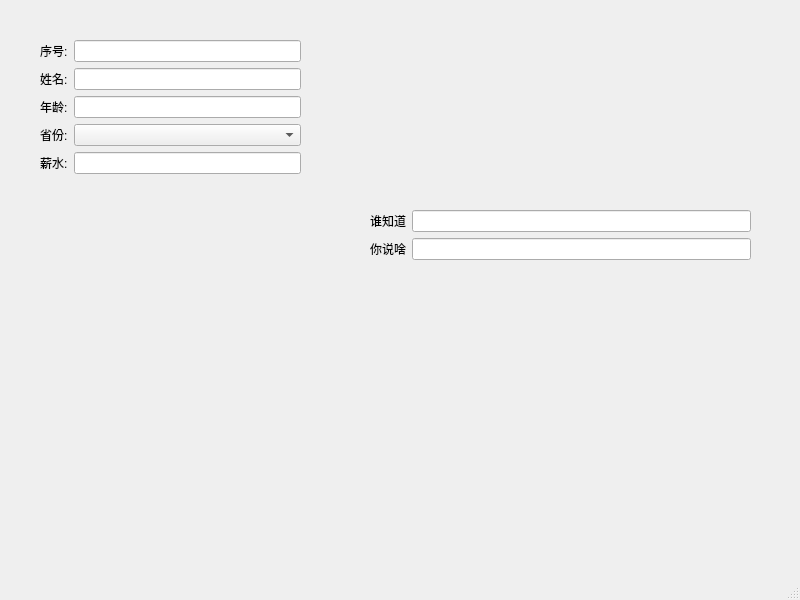
<?xml version="1.0" encoding="UTF-8"?>
<ui version="4.0">
 <class>MainWindow</class>
 <widget class="QMainWindow" name="MainWindow">
  <property name="geometry">
   <rect>
    <x>0</x>
    <y>0</y>
    <width>800</width>
    <height>600</height>
   </rect>
  </property>
  <property name="windowTitle">
   <string>MainWindow</string>
  </property>
  <widget class="QWidget" name="centralwidget">
   <widget class="QWidget" name="formLayoutWidget">
    <property name="geometry">
     <rect>
      <x>370</x>
      <y>210</y>
      <width>381</width>
      <height>321</height>
     </rect>
    </property>
    <layout class="QFormLayout" name="formLayout_3">
     <item row="0" column="0">
      <widget class="QLabel" name="label_6">
       <property name="text">
        <string>谁知道</string>
       </property>
      </widget>
     </item>
     <item row="0" column="1">
      <widget class="QLineEdit" name="lineEdit_5"/>
     </item>
     <item row="1" column="0">
      <widget class="QLabel" name="label_7">
       <property name="text">
        <string>你说啥</string>
       </property>
      </widget>
     </item>
     <item row="1" column="1">
      <widget class="QLineEdit" name="lineEdit_6"/>
     </item>
    </layout>
   </widget>
   <widget class="QWidget" name="">
    <property name="geometry">
     <rect>
      <x>40</x>
      <y>40</y>
      <width>261</width>
      <height>151</height>
     </rect>
    </property>
    <layout class="QFormLayout" name="formLayout">
     <item row="0" column="0">
      <widget class="QLabel" name="label">
       <property name="text">
        <string>序号:</string>
       </property>
      </widget>
     </item>
     <item row="0" column="1">
      <widget class="QLineEdit" name="lineEdit"/>
     </item>
     <item row="1" column="0">
      <widget class="QLabel" name="label_2">
       <property name="text">
        <string>姓名:</string>
       </property>
      </widget>
     </item>
     <item row="1" column="1">
      <widget class="QLineEdit" name="lineEdit_2"/>
     </item>
     <item row="2" column="0">
      <widget class="QLabel" name="label_3">
       <property name="text">
        <string>年龄:</string>
       </property>
      </widget>
     </item>
     <item row="2" column="1">
      <widget class="QLineEdit" name="lineEdit_4"/>
     </item>
     <item row="3" column="0">
      <widget class="QLabel" name="label_4">
       <property name="text">
        <string>省份:</string>
       </property>
      </widget>
     </item>
     <item row="3" column="1">
      <widget class="QComboBox" name="comboBox"/>
     </item>
     <item row="4" column="0">
      <widget class="QLabel" name="label_5">
       <property name="text">
        <string>薪水:</string>
       </property>
      </widget>
     </item>
     <item row="4" column="1">
      <widget class="QLineEdit" name="lineEdit_3"/>
     </item>
    </layout>
   </widget>
  </widget>
  <widget class="QMenuBar" name="menubar">
   <property name="geometry">
    <rect>
     <x>0</x>
     <y>0</y>
     <width>800</width>
     <height>26</height>
    </rect>
   </property>
  </widget>
  <widget class="QStatusBar" name="statusbar"/>
 </widget>
 <resources/>
 <connections/>
</ui>
